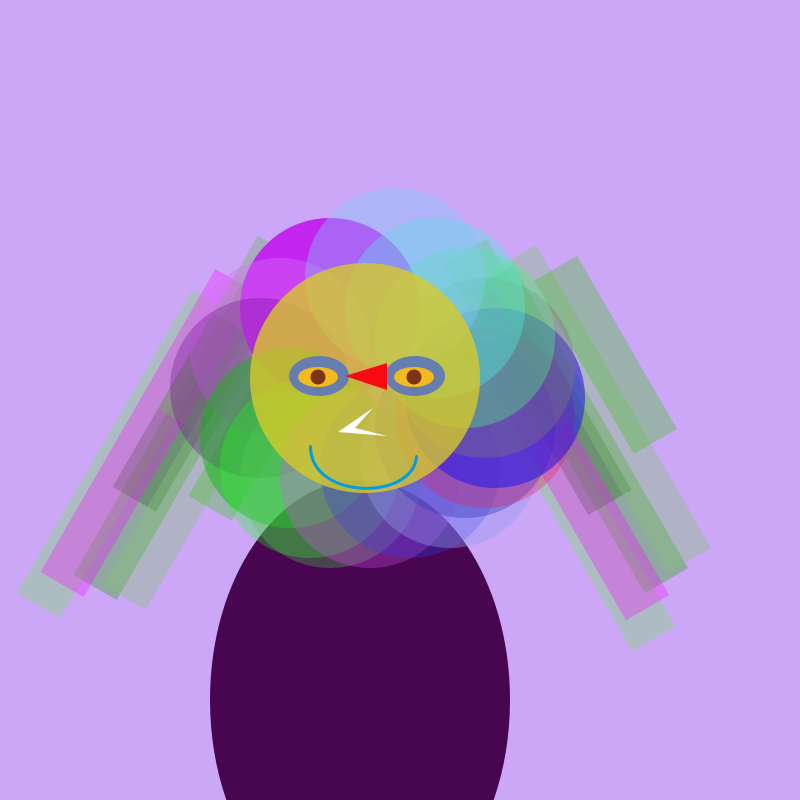
Frame 1 (no input)
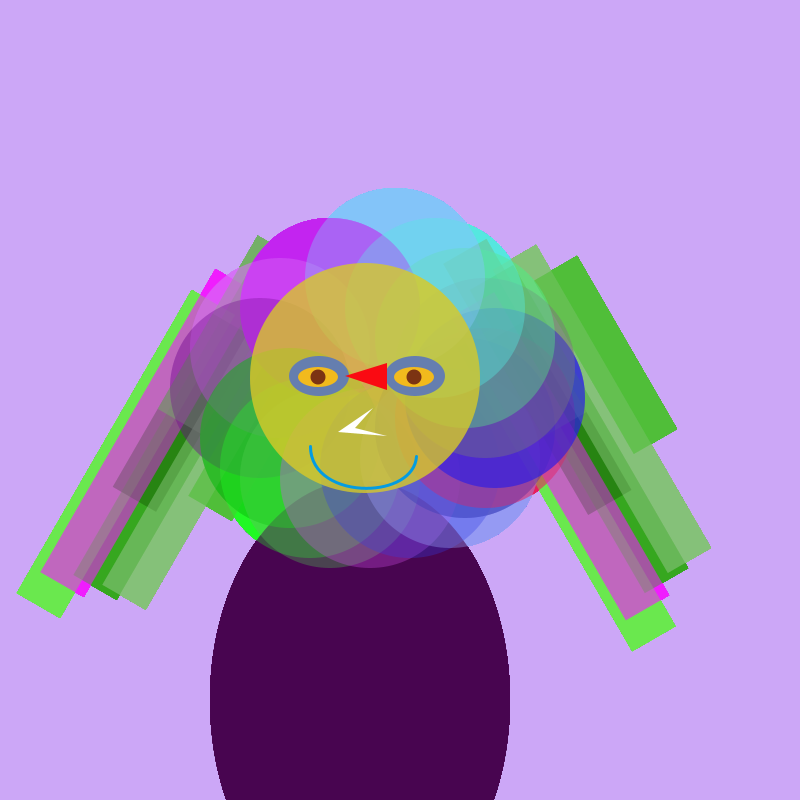
Frame 60 (the mouse pressed at the canvas centre just before this capture)
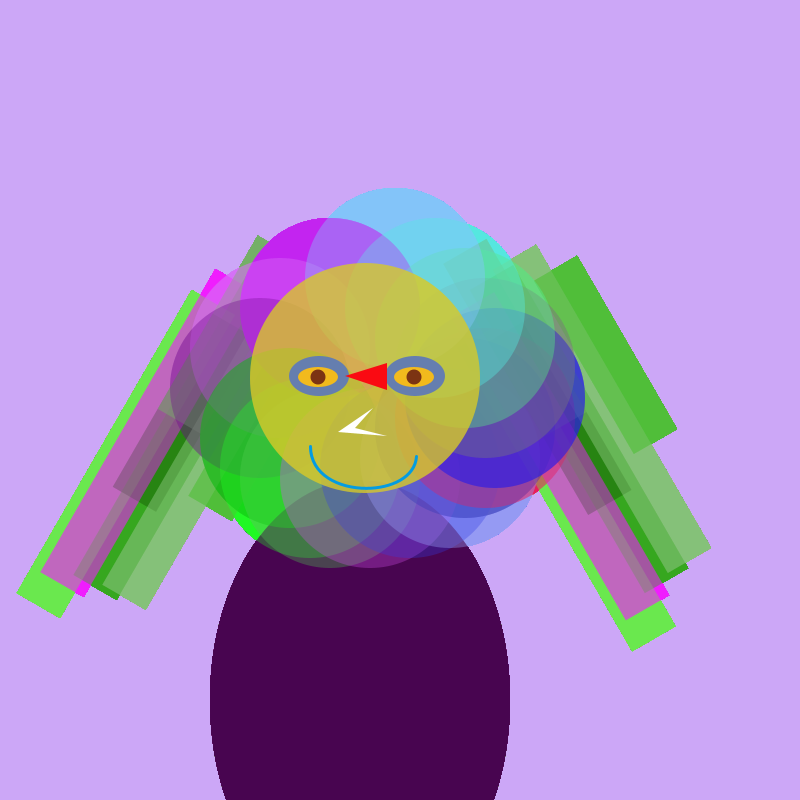
Frame 120 (the mouse held since frame 60 and released just before this capture)

The Processing sketch that drew these frames (run headless with seeded random() and noise(); from frame 60 on, the mouse is pressed at the canvas centre):

// Processing sketch: processing_86187
// ── processing_86187.pde

void setup()
{
  size(800, 800);
  background(204, 167, 247);
}


void draw()
{
  // for finding the coordinates of the spaces
  /*
  print("x: ");
  println(mouseX);
  print("y: ");
  println(mouseY);
*/
  
  //body 
  fill(72, 5, 80);
  smooth();
  noStroke();
  ellipse(360, 700, 300, 440);

   //rectangles for the hair on left
pushMatrix();                //START OF TRANSLATION & ROTATION LOCK
  noStroke();
  fill(54, 165, 30, 100);
  translate(width/2.5, height/2.3);  
  rotate(PI/6.0);
  rect(-100, -30, 50, 350);
  translate(-40, 40);
  fill(104, 234, 76, 80);
  rect(-100, -26, 50, 350);
  translate(30, 10);
  fill(24, 103, 7, 80);
  rect(-100, -26, 50, 200);
  translate(-20, -40);
//  fill(67, 173, 44, 90);
  fill(242, 29, 282, 90);
  rect(-100, -26, 50, 350);
  translate(60, -20);
  fill(132, 193, 119, 100);
  rect(-100, -26, 50, 350);
  translate(30, 30);
  fill(80, 191, 56, 100);
  rect(-100, -26, 50, 200);
  translate(-70, -60);
  fill(114, 175, 101, 100);
  rect(-100, -26, 50, 200);
popMatrix();                //END OF TRANSLATION & ROTATION LOCK


      
   //rectangles for the hair on right
pushMatrix();                //START OF TRANSLATION & ROTATION LOCK
  noStroke();
  fill(54, 165, 30, 100);
  translate(width/1.4, height/3);  
  rotate(PI/-6.0);
  rect(-100, -30, 50, 350);
  translate(-40, 40);
  fill(104, 234, 76, 80);
  rect(-100, -26, 50, 350);
  translate(30, 10);
  fill(24, 103, 7, 80);
  rect(-100, -26, 50, 200);
  translate(-20, -40);
//  fill(67, 173, 44, 90);
  fill(242, 29, 282, 90);
  rect(-100, -26, 50, 350);
  translate(60, -20);
  fill(132, 193, 119, 100);
  rect(-100, -26, 50, 350);
  translate(30, 30);
  fill(80, 191, 56, 100);
  rect(-100, -26, 50, 200);
  translate(-70, -60);
  fill(114, 175, 101, 100);
  rect(-100, -26, 50, 200);
popMatrix();                //END OF TRANSLATION & ROTATION LOCK

// circles for the head
pushMatrix();                  //START OF TRANSLATION LOCK
  noStroke();
  smooth();
  fill(195, 36, 240);
  ellipse(330, 308, 180, 180);
  translate(-50, 40);
  fill(215, 111, 245, 100);
  ellipse(330, 308, 180, 180);
  translate(-20, 40);
  fill(112, 6, 142, 80);
  ellipse(330, 308, 180, 180);
  translate(30, 50);
  fill(11, 183, 12, 120);
  ellipse(330, 308, 180, 180);
  translate(20, 30);
  fill(33, 250, 34, 80);
  ellipse(330, 308, 180, 180);
  translate(20, 10);
  fill(80, 203, 81, 80);
  ellipse(330, 308, 180, 180);
  translate(40, 0);
  fill(212, 80, 240, 80);
  ellipse(330, 308, 180, 180);
  translate(40, -10);
  fill(51, 61, 229, 80);
  ellipse(330, 308, 180, 180);
  translate(40, -10);
  fill(149, 154, 242, 100);
  ellipse(330, 308, 180, 180);
  translate(15, -30);
  fill(50, 57, 183, 100);
  ellipse(330, 308, 180, 180);
  translate(20, -10);
  fill(232, 28, 93, 80);
  ellipse(330, 308, 180, 180);
  translate(10, -20);
  fill(41, 28, 232, 150);
  ellipse(330, 308, 180, 180);
  translate(-10, -30);
  fill(119, 119, 121, 100);
  ellipse(330, 308, 180, 180);
  translate(-20, -30);
  fill(84, 232, 129, 100);
  ellipse(330, 308, 180, 180);
  translate(-30, -30);
  fill(84, 232, 223, 100);
  ellipse(330, 308, 180, 180);
  translate(-40, -30);
  fill(129, 196, 250, 100);
  ellipse(330, 308, 180, 180);
popMatrix();                //END OF TRANSLATION LOCK

  //face circle
  fill(216, 202, 39, 200);
  ellipse(365, 378, 230, 230);
  
  //eyes & glasses
  fill(101, 126, 175);
  ellipse(319, 376, 60, 40);  //left lens
  ellipse(415, 376, 60, 40);  //right lens
//  fill(17, 96, 147);
  fill(242, 186, 29);
  ellipse(318, 377, 40, 20);  //left eye
  ellipse(414, 377, 40, 20);  //right eye
  fill(124, 52, 19);
  ellipse(318, 377, 15, 15);  //left pupil
  ellipse(414, 377, 15, 15);  //right pupil
  fill(250, 10, 18);
  triangle(345, 376, 387, 363, 387, 390);  //bridge
  fill(255);
  quad(373, 408, 338, 432, 387, 436, 355, 428); //nose
  
  //smile
  stroke(3, 156, 225);
  strokeWeight(3);
  noFill();
  bezier(310, 446,    310, 500,    413, 500,    416, 456);

  
}
